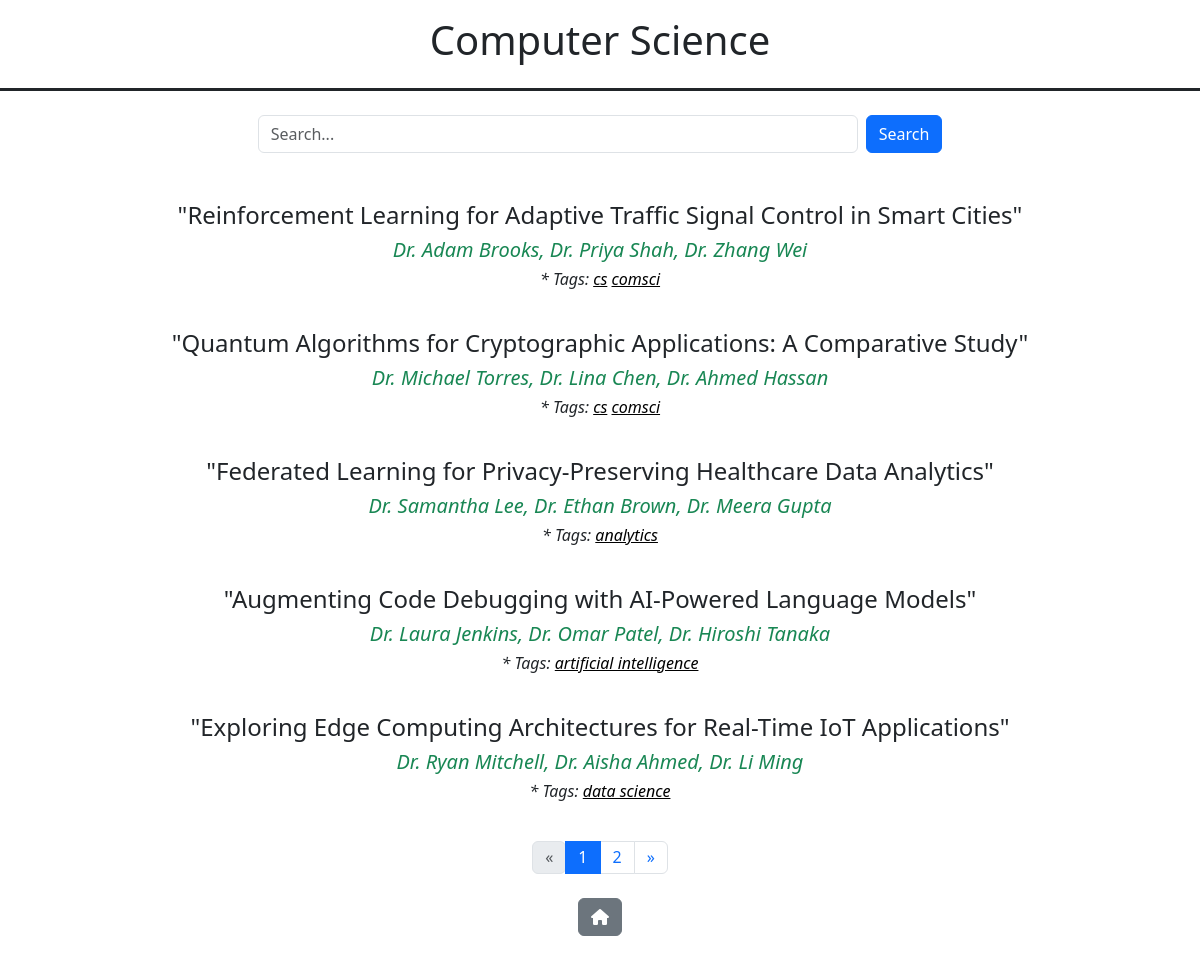
Page /cs/ on the committed database.
### thesis/models.py (models this page shows, shortened)
class cspapers(models.Model):
    Title = models.CharField(max_length=100)
    Authors = models.CharField(max_length=100)
    Abstract = models.TextField()
    tags = TaggableManager()

### thesis/views.py (the view)
# urls.py: path('cs/', views.cs, name="cs"),
def cs(request):
    query = request.GET.get('search')
    if query:
        papers = cspapers.objects.filter(
            Q(Title__icontains=query) | Q(Authors__icontains=query)
        )
    else:
        papers = cspapers.objects.all()
    paginator = Paginator(papers, 5)
    page_number = request.GET.get('page')
    papers = paginator.get_page(page_number)
    return render (request, "cs.html", {"papers": papers})

### thesis/templates/cs.html (shortened to what this page needs)
<!DOCTYPE html>
<html lang="en">
  <head>
    <link href="https://cdn.jsdelivr.net/npm/bootstrap@5.3.3/dist/css/bootstrap.min.css" rel="stylesheet">
    <link href="https://cdnjs.cloudflare.com/ajax/libs/font-awesome/6.0.0-beta3/css/all.min.css" rel="stylesheet">
  </head>
  <body>
    <div class="border-bottom border-3 border-dark p-3 w-100">
      <h1><center>Computer Science</center></h1>
    </div>
    <form method="get" class="d-flex justify-content-center my-4">
        <input type="text" name="search" class="form-control w-50 me-2" placeholder="Search...">
        <button type="submit" class="btn btn-primary">Search</button>
      </form>
      <br>
    {% for z in papers %}
    <h4><center><a href="{% url 'cslist' z.id %}">{{ z.Title }}</center><h4>
    <h5 class="text-success"><center><i><a href="{% url 'cslist' z.id %}">{{ z.Authors }}</center><h5></i>
      <center>
        <p class='fs-6'>
          <i>* Tags:
            {% for tag in z.tags.all %}
              <class="tags-item">
                <span class="tags">{{ tag.name }}</span>
            {% endfor %}
          </i>
        </p>
      </center>
      <br>
    {% empty %}<br><br>
        <h3 class="text-center"><b>No result found!</h3><b>
        <div class="text-center mt-3"><br>
            <a href="{% url 'cs' %}" class="btn btn-secondary">Back</a>
        </div>
    {% endfor %}
    {% if papers.has_other_pages %}
    <nav aria-label="Page navigation">
        <ul class="pagination justify-content-center">
          {% if papers.has_previous %}
            <li class="page-item">
              <a class="page-link" href="?page={{ papers.previous_page_number }}" aria-label="Previous">
                &laquo;
              </a>
            </li>
          {% else %}
            <li class="page-item disabled">
              <span class="page-link">&laquo;</span>
            </li>
          {% endif %}
          {% for num in papers.paginator.page_range %}
            <li class="page-item {% if num == papers.number %}active{% endif %}">
              <a class="page-link" href="?page={{ num }}">{{ num }}</a>
            </li>
          {% endfor %}
          {% if papers.has_next %}
            <li class="page-item">
              <a class="page-link" href="?page={{ papers.next_page_number }}" aria-label="Next">
                &raquo;
              </a>
            </li>
          {% else %}
            <li class="page-item disabled">
              <span class="page-link">&raquo;</span>
            </li>
          {% endif %}
        </ul>
      </nav>
    {% endif %}
    <div class="d-flex justify-content-center my-4">
      <a href="{% url 'home' %}" class="btn btn-secondary">
        <i class="fa-solid fa-house"></i>
      </a>
    </div>
</body>
</html>

### thesis/templates/cs.html (style rules this page uses)
a { color: inherit; text-decoration: none; }
.tags { text-decoration: underline; color: black; }

### rows in the picture
cspapers: Title "\"Reinforcement Learning for Adaptive Traffic Signal Control in Smart Cities\"", Authors "Dr. Adam Brooks, Dr. Priya Shah, Dr. Zhang Wei"
Tag: name "cs"
Tag: name "comsci"
cspapers: Title "\"Quantum Algorithms for Cryptographic Applications: A Comparative Study\"", Authors "Dr. Michael Torres, Dr. Lina Chen, Dr. Ahmed Hassan"
cspapers: Title "\"Federated Learning for Privacy-Preserving Healthcare Data Analytics\"", Authors "Dr. Samantha Lee, Dr. Ethan Brown, Dr. Meera Gupta"
Tag: name "analytics"
cspapers: Title "\"Augmenting Code Debugging with AI-Powered Language Models\"", Authors "Dr. Laura Jenkins, Dr. Omar Patel, Dr. Hiroshi Tanaka"
Tag: name "artificial intelligence"
cspapers: Title "\"Exploring Edge Computing Architectures for Real-Time IoT Applications\"", Authors "Dr. Ryan Mitchell, Dr. Aisha Ahmed, Dr. Li Ming"
Tag: name "data science"

### other values in the picture
{{ num }} "1" "2"
